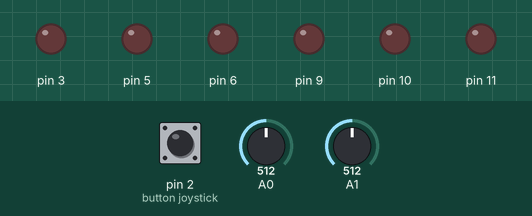
Simulated run of this program. Board: Arduino Uno, built for the host (arithmetic inside an expression is 32-bit, double 64-bit). Parts: output pins drawn as LEDs (lit = HIGH). The test bench sets the inputs (shaded band); at power-on: A0 = 512, pin 2 (button joystick) HIGH, A1 = 512.

Above: at 1.2 s.
1.3 s: A0 set to 0
At 1.43 s:
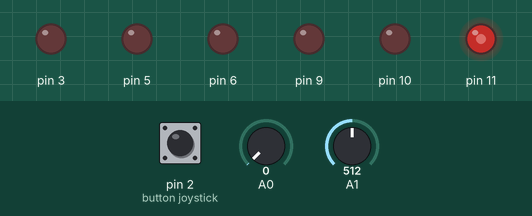
At 1.81 s:
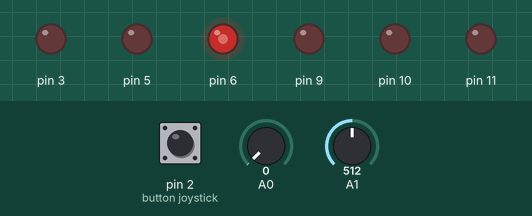
Timing chart, 0 to 4.3 s (numbered marks = the images above; inputs shaded):
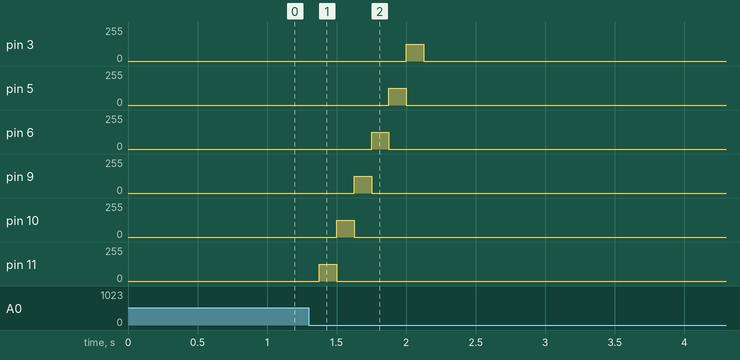

The program:

main.cpp
```cpp
#include "hardware.h"
#include "joystick.h"
#include "led_strip.h"
#include "fox.h"
#include "low_pass_filter.h"
#include "task.h"
#include "types_used.h"

#include <Arduino.h>
#include <stddef.h>

#define _DEBUGGING_EVENTS
#define _DEBUGGING_ASYNCHRONOUS

using pin_type_element = typename wokwi::joystick::pin_type_element;
wokwi::joystick joystick{
    fox::make_pair(pin_type_element::horz, A0),
    fox::make_pair(pin_type_element::vert, A1),
    fox::make_pair(pin_type_element::select, 2)};

wokwi::task<wokwi::joystick> task_joystick{&wokwi::joystick::update, &joystick, 125};

enum brightness
{
    low = 0,
    high = 250
};

wokwi::light_emitting_diode_strip<wokwi::signal_analog, 11u, 10u, 9u, 6u, 5u, 3u> led_strip{125u};

void setup()
{
    Serial.begin(115200);

#ifndef DEBUGGING_EVENTS
    static auto signal_value_brightness = (static_cast<uint8_t>(brightness::high) - static_cast<uint8_t>(brightness::low)) / 2u;
    constexpr auto signal_value_step = (static_cast<uint8_t>(brightness::high) - static_cast<uint8_t>(brightness::low)) / 10u;
#endif
    joystick.right([]()
                   {
#ifdef DEBUGGING_EVENTS
                       Serial.println(joystick.get_signal_axes().first);
#else
                       if (joystick.get_signal_axes().first == wokwi::signal_analog::low)
                           led_strip.shift_right();
#endif
                   });

    joystick.left([]()
                  {
#ifdef DEBUGGING_EVENTS
                      Serial.println(joystick.get_signal_axes().first);
#else
                      if (joystick.get_signal_axes().first == wokwi::signal_analog::high)
                          led_strip.shift_left();
#endif
                  });

    joystick.up([]()
                {
#ifdef DEBUGGING_EVENTS
                    Serial.println(joystick.get_signal_axes().second);
#else
                    if (joystick.get_signal_axes().second == wokwi::signal_analog::high)
                    {
                        led_strip.change_brightness(signal_value_brightness);
                        if (signal_value_brightness == static_cast<uint8_t>(brightness::high))
                            return;
                        signal_value_brightness += signal_value_step;
                    }
#endif
                });

    joystick.down([]()
                  {
#ifdef DEBUGGING_EVENTS
                      Serial.println(joystick.get_signal_axes().second);
#else
                      if (joystick.get_signal_axes().second == wokwi::signal_analog::low)
                      {
                          led_strip.change_brightness(signal_value_brightness);
                          if (signal_value_brightness == static_cast<uint8_t>(brightness::low))
                              return;
                          signal_value_brightness -= signal_value_step;
                      }
#endif
                  });

    joystick.select([]()
                    { led_strip.swap(); });
}

void loop()
{
    task_joystick.exec();
#ifdef DEBUGGING_ASYNCHRONOUS
    static uint32_t uptime{};
    if (millis() - uptime >= 1000ul)
        Serial.println(uptime = millis());
#endif
}
```

button.h
```cpp
// button.h

#ifndef BUTTON_H_FOR_THE_ARDUINO_UNO_PROJECT
#define BUTTON_H_FOR_THE_ARDUINO_UNO_PROJECT

#include "callbacks_table.h"
#include "hardware.h"
#include "events.h"
#include "types_used.h"

#include <Arduino.h>
#include <stdint.h>

namespace wokwi
{
	template <wokwi::signal_direction Sd = wokwi::signal_direction::input_pullup>
	class button : public wokwi::electronic_component<wokwi::signal_digital, Sd>
	{
		static_assert(Sd != wokwi::signal_direction::output, "Invalid signal direction parameter value.");

	public:
		using pointer_to_callback_function =
			typename wokwi::table_of_callback_functions<wokwi::button_events>::pointer_to_callback_function;
		using table_of_pointers_to_callback_function = wokwi::table_of_callback_functions<wokwi::button_events>;
		using event = wokwi::button_events;
		using basic = wokwi::electronic_component<wokwi::signal_digital, Sd>;

		constexpr button() = default;
		explicit button(uint8_t pin_number)
			: wokwi::electronic_component<wokwi::signal_digital, Sd>(pin_number) {}
		button(const button &) = default;
		button(button &&) = default;
		~button() = default;

		button &operator=(const button &) = default;
		button &operator=(button &&) = default;

		void pressed(const pointer_to_callback_function action) { _handlers.add_handler(event::pressed, action); }
		void release(const pointer_to_callback_function action) { _handlers.add_handler(event::release, action); }
		/**
		 * @brief pull_up   - кнопка не нажата - HIGH, кнопка нажата - LOW
		 * @brief pull_down - кнопка не нажата - LOW, кнопка нажата - HIGH
		 * @brief Переменная prev_signal_value сохраняет состояние кнопки между вызовами функции update().
		 * @brief который зависит от выбранного способа подключения кнопки к контроллеру (pull-up или pull-down).
		 * @brief В дальнейшем при каждом вызове функции update() будем сравнивать текущее состояние
		 * @brief кнопки с prev_signal_value, чтобы определить, изменилось ли состояние кнопки (нажата или отпущена)
		 * @brief по сравнению с предыдущим состоянием. Если состояние изменилось, то будем обрабатывать
		 * @brief это изменение и обновлять prev_signal_value.
		 */
		void update();

	private:
		table_of_pointers_to_callback_function _handlers{};
	};

	template <wokwi::signal_direction Sd>
	void wokwi::button<Sd>::update()
	{
		const auto curr_signal_value = !basic::read() ? wokwi::signal_digital::low
													  : wokwi::signal_digital::high;

		auto call = [this, curr_signal_value](uint8_t pressed, uint8_t release)
		{
			static auto prev_signal_value = static_cast<uint8_t>(-1);
			if (curr_signal_value != prev_signal_value)
			{
				if (prev_signal_value == pressed)
					if (_handlers.handler(event::pressed))
						_handlers.handler(event::pressed)();
				if (prev_signal_value == release)
					if (_handlers.handler(event::release))
						_handlers.handler(event::release)();
			}
			prev_signal_value = curr_signal_value;
		};

		Sd == wokwi::signal_direction::input_pullup ? call(wokwi::signal_digital::low, wokwi::signal_digital::high)
													: call(wokwi::signal_digital::high, wokwi::signal_digital::low);
	}
} // namespace wokwi

#endif // !BUTTON_H_FOR_THE_ARDUINO_UNO_PROJECT
```

callbacks_table.h
```cpp
// callbacks_table.h

#ifndef TABLE_OF_POINTER_TO_CALLBACK_FUNCTION_H_FOR_THE_ARDUINO_UNO_PROJECT
#define TABLE_OF_POINTER_TO_CALLBACK_FUNCTION_H_FOR_THE_ARDUINO_UNO_PROJECT

#include "events.h"

#include <assert.h>
#include <stdint.h>

namespace wokwi
{
    template <typename E>
    class table_of_callback_functions
    {
    public:
        using pointer_to_callback_function = void (*)();
        /**
         * @brief
         *
         */
        static constexpr auto number_of_events = static_cast<uint8_t>(E::end);

        constexpr table_of_callback_functions() = default;
        table_of_callback_functions(const table_of_callback_functions &) = default;
        table_of_callback_functions(table_of_callback_functions &&) = default;
        ~table_of_callback_functions() = default;

        table_of_callback_functions &operator=(const table_of_callback_functions &) = delete;
        table_of_callback_functions &operator=(table_of_callback_functions &&) = default;

        void add_handler(E event, pointer_to_callback_function handler);
        pointer_to_callback_function handler(E event) const;

    private:
        pointer_to_callback_function _events[number_of_events]{};
    };

    template <typename E>
    inline void table_of_callback_functions<E>::add_handler(E event, pointer_to_callback_function handler)
    {
        assert(handler && "Handler should be a valid function pointer");
        _events[static_cast<uint8_t>(event)] = handler;
    }
    template <typename E>
    inline typename table_of_callback_functions<E>::pointer_to_callback_function table_of_callback_functions<E>::handler(
        E event) const
    {
        return _events[static_cast<uint8_t>(event)];
    }
} // namespace wokwi
#endif // !TABLE_OF_POINTER_TO_CALLBACK_FUNCTION_H_FOR_THE_ARDUINO_UNO_PROJECT
```

events.h
```cpp
// events.h

#ifndef EVENTS_H_FOR_THE_ARDUINO_UNO_PROJECT
#define EVENTS_H_FOR_THE_ARDUINO_UNO_PROJECT

#include <stdint.h>

namespace wokwi
{
    enum class button_events : uint8_t
    {
        release,
        pressed,
        begin = release,
        end = pressed + 1u
    };

    enum class variable_resistor_events : uint8_t
    {
        decreased_resistance,
        increased_resistance,
        begin = decreased_resistance,
        end = increased_resistance + 1u
    };

    enum class joystick_events : uint8_t
    {
        left,      // Увеличение сигнала - уменьшение сопротивления
        right,     // Уменьшение сигнала - увеличение сопротивления
        up,        // Увеличение сигнала - уменьшение сопротивления
        down,      // Уменьшение сигнала - увеличение сопротивления
        selection, // ...
        begin = left,
        end = selection + 1u
    };

    template <typename E>
    static E &operator++(E &event)
    {
        event = static_cast<E>(static_cast<uint8_t>(event) + 1u);
        return event;
    }
} // namespace wokwi

#endif // !EVENTS_H_FOR_THE_ARDUINO_UNO_PROJECT
```

fox.h
```cpp
// fox.h

#ifndef FOX_H_FOR_THE_ARDUINO_UNO_PROJECT
#define FOX_H_FOR_THE_ARDUINO_UNO_PROJECT

#include <stddef.h>

namespace fox
{
	struct expand_parameter_package
	{
		template <typename... T> expand_parameter_package(T...) {}
	};
	template <typename T, typename U> struct pair
	{
		T first;
		U second;
	};

	template <typename T, typename U>
	fox::pair<T, U> make_pair(T &&first, U &&second) { return fox::pair<T, U>{first, second}; }

	template <typename T, size_t N> size_t find(const T(&elems)[N], T elem)
	{
		for (size_t n{}; n < N; ++n)
			if (elems[n] == elem)
				return n;
		return N;
	}
	template <typename T, typename Condition, size_t N>
	size_t find_if(const T(&elems)[N], Condition cond)
	{
		for (size_t n{}; n < N; ++n)
			if (cond(n))
				return n;
		return N;
	}
	template <typename T> float map(T x, T in_min, T in_max, T out_min, T out_max)
	{
		return (x - in_min) * (out_max - out_min) / (in_max - in_min) + out_min;
	}

	template <class T, class U>
	struct is_same;

	template <class T>
	struct is_same<T, T> { static constexpr bool value = true; };

	template <class T, class U>
	struct is_same { static constexpr bool value = false; };

	template <bool B, typename T = void>
	struct enable_if;

	template<class T>
	struct enable_if<true, T> { typedef T type; };
} // namespace helper

#endif // !FOX_H_FOR_THE_ARDUINO_UNO_PROJECT
```

hardware.h
```cpp
// hardware.h

#ifndef HARDWARE_H_FOR_THE_ARDUINO_UNO_PROJECT
#define HARDWARE_H_FOR_THE_ARDUINO_UNO_PROJECT

#include "fox.h"
#include "types_used.h"

#include <Arduino.h>

#include <assert.h>
#include <stdint.h>

namespace wokwi
{
	template <typename Ts, wokwi::signal_direction Sd,
			  typename = fox::enable_if<fox::is_same<Ts, wokwi::signal_analog>::value || fox::is_same<Ts, wokwi::signal_digital>::value>>
	class electronic_component
	{
	protected:
		constexpr electronic_component() = default;
		/**
		 * @brief Construct a new electronic component object
		 *
		 * @param pin_number
		 */
		explicit electronic_component(uint8_t pin_number) : _pin_number{pin_number}
		{
			assert(is_valid(pin_number) && "Incorrect channel parameters.");
			pinMode(pin_number, static_cast<uint8_t>(Sd));
		}
		/**
		 * @brief Construct a new electronic component object
		 *
		 * @tparam T
		 * @tparam typename
		 * @tparam int>::value>
		 * @param pin_number
		 * @param signal_value
		 */
		template <typename T, typename = fox::enable_if<fox::is_same<T, int>::value>>
		explicit electronic_component(uint8_t pin_number, T signal_value) : electronic_component(pin_number) { write(signal_value); }
		electronic_component(const electronic_component &) = default;
		electronic_component(electronic_component &&) = default;
		virtual ~electronic_component() = default;

		electronic_component &operator=(const electronic_component &) = default;
		electronic_component &operator=(electronic_component &&) = default;
		/**
		 * @brief
		 *
		 * @tparam T
		 * @tparam typename
		 * @tparam int>::value>
		 * @param signal_value
		 */
		template <typename T, typename = fox::enable_if<fox::is_same<T, int>::value>>
		void write(T signal_value) const
		{
			if (fox::is_same<Ts, wokwi::signal_analog>::value && !fox::is_same<T, bool>::value)
				analogWrite(_pin_number, signal_value);
			else if (fox::is_same<Ts, wokwi::signal_digital>::value && fox::is_same<T, bool>::value)
				digitalWrite(_pin_number, signal_value);
			else
				assert(((fox::is_same<Ts, wokwi::signal_analog>::value && !fox::is_same<T, bool>::value) ||
						(fox::is_same<Ts, wokwi::signal_digital>::value && fox::is_same<T, bool>::value)) &&
					   "Incorrect parameters signal.");
		}
		/**
		 * @brief
		 *
		 * @return uint16_t
		 */
		uint16_t read() const
		{
			return fox::is_same<Ts, wokwi::signal_analog>::value	? analogRead(_pin_number)
				   : fox::is_same<Ts, wokwi::signal_digital>::value ? digitalRead(_pin_number)
																	: 0u;
		}

	private:
		/**
		 * @brief
		 *
		 * @param pin_number
		 * @return true
		 * @return false
		 */
		static bool is_valid(uint8_t pin_number)
		{
			if (fox::is_same<Ts, wokwi::signal_analog>::value)
				return Sd == wokwi::signal_direction::input
						   ? pin_number >= 14u && pin_number <= 19u
						   : pin_number == 3u || pin_number == 5u || pin_number == 6u || (pin_number >= 9u && pin_number <= 11u);
			else
				return pin_number <= 13u;
			return false;
		}
		uint8_t _pin_number{};
	};
} // namespace wokwi

#endif // !HARDWARE_H_FOR_THE_ARDUINO_UNO_PROJECT
```

joystick.h
```cpp
// joystick.h

#ifndef JOYSTICK_H_FOR_THE_ARDUINO_UNO_PROJECT
#define JOYSTICK_H_FOR_THE_ARDUINO_UNO_PROJECT

#include "button.h"
#include "callbacks_table.h"
#include "events.h"
#include "fox.h"
#include "variable_resistor.h"

namespace wokwi
{
    class joystick
    {
    public:
        using pointer_to_callback_function = typename wokwi::table_of_callback_functions<wokwi::joystick_events>::pointer_to_callback_function;
        using event = wokwi::joystick_events;

        enum class pin_type_element : uint8_t
        {
            horz,
            vert,
            select
        };

        constexpr joystick() = default;
        /**
         * @brief Construct a new joystick object
         *
         * @tparam Binds
         * @param binds
         */
        template <typename... Binds>
        explicit joystick(Binds &&...binds) { fox::expand_parameter_package{(construct(binds.first, binds.second), 1)...}; }
        joystick(const joystick &) = default;
        joystick(joystick &&) = default;
        ~joystick() = default;

        joystick &operator=(const joystick &) = delete;
        joystick &operator=(joystick &&) = delete;

        void right(const pointer_to_callback_function action) { _axes.horz.increased_resistance(action); }
        void left(const pointer_to_callback_function action) { _axes.horz.decreased_resistance(action); }
        void up(const pointer_to_callback_function action) { _axes.vert.decreased_resistance(action); }
        void down(const pointer_to_callback_function action) { _axes.vert.increased_resistance(action); }
        void select(const pointer_to_callback_function action) { _select.pressed(action); }
        /**
         * @brief
         *
         */
        void update();
        fox::pair<uint16_t, uint16_t> get_signal_axes() const { return fox::pair<uint16_t, uint16_t>{_axes.horz.get_signal_value(), _axes.vert.get_signal_value()}; }

    private:
        /**
         * @brief
         *
         * @param pin_type
         * @param pin_number
         */
        void construct(pin_type_element pin_type, uint8_t pin_number);

        struct axes
        {
            wokwi::variable_resistor horz;
            wokwi::variable_resistor vert;
        };
        axes _axes{};
        wokwi::button<> _select{};
    };

    inline void joystick::update()
    {
        _axes.horz.update();
        _axes.vert.update();
        _select.update();
    }

    inline void joystick::construct(pin_type_element pin_type, uint8_t pin_number)
    {
        assert((pin_type == pin_type_element::horz || pin_type == pin_type_element::vert || pin_type == pin_type_element::select) &&
               "Incorrect joystick pin.");
        switch (pin_type)
        {
        case pin_type_element::horz:
            _axes.horz = variable_resistor{pin_number};
            break;
        case pin_type_element::vert:
            _axes.vert = variable_resistor{pin_number};
            break;
        case pin_type_element::select:
            _select = wokwi::button<>{pin_number};
            break;
        }
    }
} // namespace wokwi

#endif // !JOYSTICK_H_FOR_THE_ARDUINO_UNO_PROJECT
```

low_pass_filter.h
```cpp
// low_pass_filter.h

#ifndef LOW_PASS_FILTER_H_FOR_THE_ARDUINO_UNO_PROJECT
#define LOW_PASS_FILTER_H_FOR_THE_ARDUINO_UNO_PROJECT

#include <stdint.h>

namespace wokwi
{
    namespace low_pass_filter
    {
        template <uint8_t NumberOfIterations>
        struct arithmetic_mean
        {
            uint16_t operator()(uint16_t signal_value)
            {
                static uint32_t sum{};
                sum += signal_value;
                if (++_count == NumberOfIterations)
                {
                    _value = sum / NumberOfIterations;
                    _count = 0u;
                    sum = 0ul;
                }
                return _value;
            };

        private:
            uint16_t _value{};
            uint8_t _count{};
        };
    } // namespace low_pass_filter
} // namespace wokwi

#endif // !LOW_PASS_FILTER_H_FOR_THE_ARDUINO_UNO_PROJECT
```

types_used.h
```cpp
// types_used.h

#ifndef TYPES_USED_H_FOR_THE_ARDUINO_UNO_PROJECT
#define TYPES_USED_H_FOR_THE_ARDUINO_UNO_PROJECT

#include <Arduino.h>

namespace wokwi
{
	struct signal_digital
	{
		enum
		{
			low,
			high
		};
	};
	struct signal_analog
	{
		enum
		{
			low,
			high = 1023
		};
	};

	enum class signal_direction : uint8_t
	{
		input = INPUT,
		input_pullup = INPUT_PULLUP,
		output = OUTPUT
	};
	enum class rgb_colour : uint8_t
	{
		red,
		green,
		blue
	};
} // namespace wokwi

#endif // !TYPES_USED_H_FOR_THE_ARDUINO_UNO_PROJECT
```

Source omitted: led.h (1902 bytes), led_strip.h (3419 bytes), task.h (3068 bytes), variable_resistor.h (3162 bytes)

Measured:
- after the input at 1.3 s, pin 3: 0/255 → 125/255 after 0.70 s, → 0/255 0.13 s later; pin 5: 0/255 → 125/255 after 0.58 s, → 0/255 0.13 s later; pin 6: 0/255 → 125/255 after 0.45 s, → 0/255 0.13 s later; pin 9: 0/255 → 125/255 after 0.33 s, → 0/255 0.12 s later; pin 10: 0/255 → 125/255 after 0.20 s, → 0/255 0.13 s later
